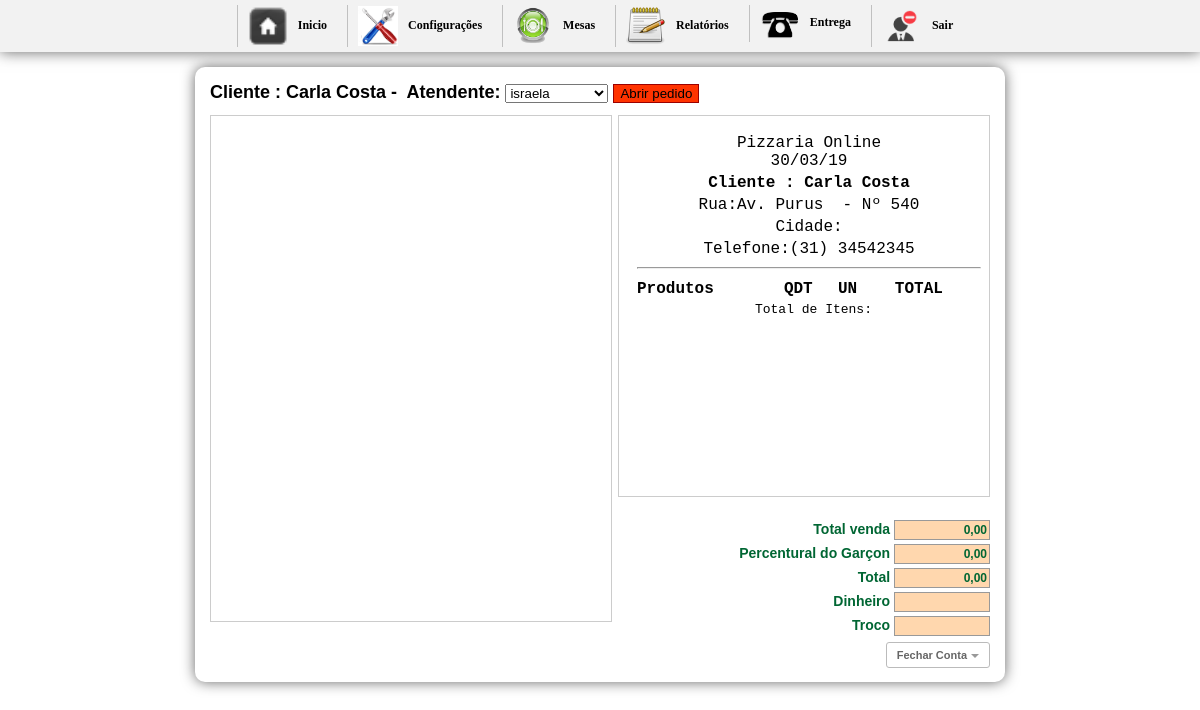
/inicio2.php?btn=vendapedido&id_mesa=46&idGarcon=9 (signed in), run on the app's committed database.
### tables this page shows
CREATE TABLE `pedido` (
  `id_mesa` int(10) NOT NULL AUTO_INCREMENT,
  `numero` int(10) NOT NULL,
  `idGarcon` varchar(200) NOT NULL,
  `situacao` int(1) NOT NULL,
  `email` varchar(50) DEFAULT NULL,
  `nome` varchar(50) DEFAULT NULL,
  `sobrenome` varchar(50) DEFAULT NULL,
  `telefone` varchar(30) DEFAULT NULL,
  `bairro` varchar(50) DEFAULT NULL,
  `rua` varchar(50) DEFAULT NULL,
  `numerocasa` varchar(20) DEFAULT NULL,
  `detalhes` longtext,
  PRIMARY KEY (`id_mesa`)
);

CREATE TABLE `config` (
  `id_conf` int(30) NOT NULL,
  `empresa` varchar(200) NOT NULL,
  `telefone` varchar(30) NOT NULL,
  `pgarcon` int(10) NOT NULL,
  `ativo` int(2) NOT NULL
);

### vendapedido.php (the view, shortened to what this page needs)
<?php require_once('Connections/sistema.php'); ?>
<?php
if (!function_exists("GetSQLValueString")) {
function GetSQLValueString($theValue, $theType, $theDefinedValue = "", $theNotDefinedValue = "")
{
  $theValue = function_exists("mysql_real_escape_string") ? mysql_real_escape_string($theValue) : mysql_escape_string($theValue);
  switch ($theType) {
    case "long":
    case "int":
      $theValue = ($theValue != "") ? intval($theValue) : "NULL";
      break;
  }
  return $theValue;
}
}
$colname_Recordset1 = "-1";
if (isset($_GET['id_mesa'])) {
  $colname_Recordset1 = $_GET['id_mesa'];
}
$query_Recordset1 = sprintf("SELECT * FROM pedido WHERE id_mesa = %s", GetSQLValueString($colname_Recordset1, "int"));
$Recordset1 = mysql_query($query_Recordset1, $sistema) or die(mysql_error());
$row_Recordset1 = mysql_fetch_assoc($Recordset1);
$numero = $_GET['id_mesa'];
?>
<?php
  $sql1 = mysql_query("SELECT * FROM pedido WHERE id_mesa ='$numero'") or die(mysql_error());
  $cont1 = mysql_fetch_array($sql1);
  $sit = $cont1['situacao'];
$idGarconget = $_GET['idGarcon'];
$gar2 = mysql_query("SELECT * FROM garcon WHERE idGarcon='$idGarconget'");
$h2 = mysql_fetch_array($gar2);
  ?>
<h1>
<form action="" method="post" enctype="multipart/form-data">
Cliente : <?php echo $row_Recordset1['nome']; ?>&nbsp-&nbsp;
Atendente:
<select name="nomeGarcon">
<?php
	$gar = mysql_query("SELECT * FROM garcon WHERE idGarcon != '1' ORDER BY nomeGarcon ASC") or die(mysql_error());
	while($h = mysql_fetch_array($gar)){
?>
  <option value="<?php echo $h['idGarcon'] ?>"<?php if (!(strcmp($h['idGarcon'], $h2['idGarcon']))) {echo "selected=\"selected\"";} ?>><?php echo $h['nomeGarcon'] ?></option>
	<?php }?>
</select>
<?php if($sit == "0"){?>
<input name="ok" type="submit" value="Abrir pedido" style="background-color: #F30; border:1px solid #9B0000;" />
<?php }else{ ?>
<input name="ok" type="submit" value="Alterar" style=" background-color:#090; border:1px solid #030;" />
<?php } ?>
</form>
</h1>
<div id="boxprodutos"><br/>
</div>
<div id="box">
	<div id="comentarios">
    <table width="100%" border="0" class="inputs">
    	<?php $n = mysql_query("SELECT * FROM config");
		 	$a = mysql_fetch_array($n);
		 ?>
	<tr>
		<td align="center" style="font-size:16px;"><?php echo $a['empresa'] ?><br/> <?php echo date("d/m/y") ?></td>
	</tr>
  <tr>
  <td align="center" style="font-size:16px;"><strong>Cliente : <?php echo $row_Recordset1['nome']; ?></strong></td>
  </tr>
  <tr>
	<td align="center" style="font-size:16px;">Rua:<?php echo $row_Recordset1['rua']; ?>&nbsp-&nbsp;Nº <?php echo $row_Recordset1['numerocasa']; ?></td>
</tr>
<tr>
	<td align="center" style="font-size:16px;">Cidade:<?php echo $row_Recordset1['detalhes']; ?></td>
</tr>
<tr>
	<td align="center" style="font-size:16px;">Telefone:<?php echo $row_Recordset1['telefone']; ?></td>
</tr>
    <tr>
    <td><hr/></td>
    </tr>
</table>
    <table width="100%">
    <tr>
	  <td  style="font-size:16px;"><strong>Produtos</strong></td>
      <td width="13%" align="center" style="font-size:16px;"><strong>QDT</strong></td>
      <td width="15%" align="center" style="font-size:16px;"><strong>UN</strong></td>
	  <td align="center" style="font-size:16px;"><strong>TOTAL</strong></td>
	  <td align="center">&nbsp;</td>
	  </tr>
	<tr class="fontcomanda">
	  <td colspan="3" align="right">Total de Itens:</td>
	  <td align="right"><?php echo $itens ?></td>
	  <td align="right">&nbsp;</td>
	  </tr>
    </table>
 <div id="formulario">
    <?php $totals = number_format($total, 2, ',', '.'); ?>
<form name="formulario" action="" method="post" enctype="multipart/form-data">
            <span class="valores">Total venda </span>
        <input name="total" type="text" value="<?php echo $totals ?>" size="8" maxlength="6" class="calc" readonly="true"/><br/>
        	<?php
			$g = mysql_query("SELECT * FROM config") or die(mysql_error());
			$w = mysql_fetch_array($g);
			$ativo = $w['ativo'];
			$percentual = $w['pgarcon'];
			if($ativo == 1){
			$porcento_garcon = $percentual;
			}else{
			$porcento_garcon = 0;
			}
				$pgarcon = $total * $porcento_garcon / 100;
				$somatotal = $total + $pgarcon;
			?>
                <span class="valores">Percentural do Garçon </span>
                <input name="garconP" type="text" class="calc" id="garconP" value="<?php echo number_format($pgarcon, 2, ',', '.'); ?>"/><br/>
                <span class="valores">Total </span>
                <input name="somatotal" type="text" class="calc" id="somatotal" value="<?php echo number_format($somatotal, 2, ',', '.'); ?>"/><br/>
        <span class="valores">Dinheiro </span>
        <input name="dinheiro" type="text" size="8"  class="calc" onkeyup="javascript:operacao('')" id="dinheiro-1"/><br/>
            <span class="valores">Troco </span>
            <input name="troco" type="text" class="calc" size="8" maxlength="8" readonly="true"/><br/>
      </form>
      <br/>
      <?php
	  $mesas = $_GET['id_mesa'];
	  ?>
      <a href="imprimepedido.php?id_mesa=<?php echo $mesas;?>&pgarcon=<?php echo $pgarcon?>&somatotal=<?php echo $somatotal ?>"
  onclick="NovaJanela(this.href,'nomeJanela','750','600','yes');return false" class="button">
  Fechar Conta</a>
      </div>
  </div>
</div>

### css/css.css (style rules this page uses)
body { margin-left: 0px;margin-top: 0px;margin-right: 0px;margin-bottom: 0px; background-color:#FFF; font-family:Verdana, Geneva, sans-serif; font-size:14px; }
h1 { font-size:18px; margin-top:0; }
#boxprodutos { width:400px; height:500px; margin:0 auto; border:1px solid #ccc; float:left; background:#FFF; padding-bottom:5px; overflow:auto }
#box { width:370px; margin:0 auto; border:1px solid #ccc; float:right; font:10px "Courier New", Courier, monospace; background:#0000; }
.fontcomanda { font-size:13px; }
#comentarios { width:350px; height:350px;overflow: auto; padding:15px; }
#formulario { position:absolute; width:300px; height:115px; top:518px; font-size:10px; text-align:right; margin-left:56px; }
.calc { border:1px solid #999; height:16px; width:90px; font-family:Verdana, Geneva, sans-serif; font-size:12px; font-weight:bold; color:#063; background:#FFD7AE; margin:2px 0 2px 0; text-align:right; }
.valores { font-size:10px; font-family:Verdana, Geneva, sans-serif; font-size:14px; font-weight:bold; color:#063; }
.button { border: 1px solid #BBB; border-radius: 3px; text-shadow: 0 1px 1px white; -webkit-box-shadow: 0 1px 1px #fff; -moz-box-shadow: 0 1px 1px #fff; box-shadow: 0 1px 1px #fff; font: bold 11px Sans-Serif; padding: 6px 10px; white-space: nowrap; vertical-align: middle; color: #666; background: transparent; cursor: pointer; margin-top:3px; text-decoration:none; }
.button:after { content: ""; display: inline-block; width: 0; height: 0; border-top: 4px solid #999; border-left: 4px solid transparent; border-right: 4px solid transparent; margin: 0 0 0 4px; position: relative; top: -1px; text-decoration:none; }

### data on the page
pedido: nome "Carla Costa", rua "Av. Purus", numerocasa "540", telefone "(31) 34542345"
config: empresa "Pizzaria Online", garconP "0,00", somatotal "0,00"

### other printed values
form field nomeGarcon "israela"
